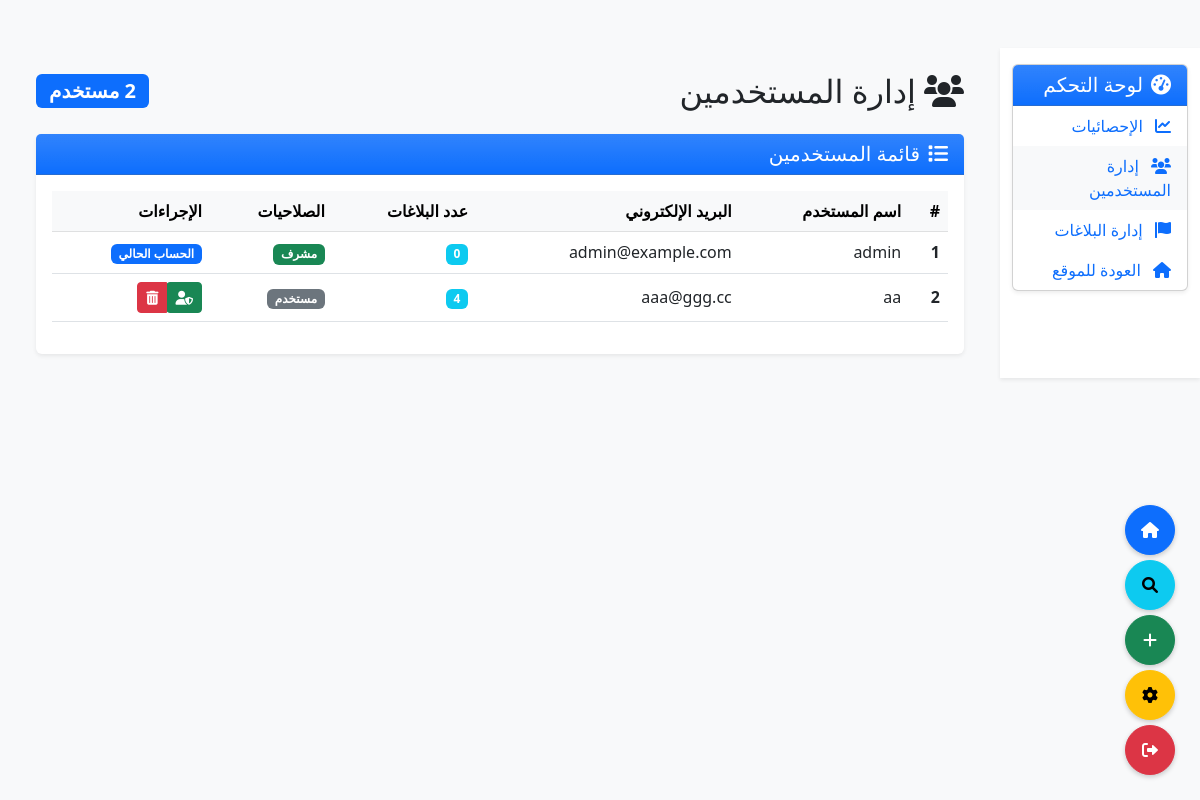
The app's page /admin/users (signed in) with its own data.
### app.py (models this page shows, shortened)
class User(UserMixin, db.Model):
    id = db.Column(db.Integer, primary_key=True)
    username = db.Column(db.String(80), unique=True, nullable=False)
    email = db.Column(db.String(120), unique=True, nullable=False)
    password_hash = db.Column(db.String(128))
    is_admin = db.Column(db.Boolean, default=False)
    reports = db.relationship('Report', backref='user', lazy=True)

### app.py (the view)
@app.route('/admin/users')
@login_required
def admin_users():
    if not current_user.is_admin:
        flash('غير مصرح لك بالوصول إلى لوحة التحكم', 'danger')
        return redirect(url_for('index'))
    users = User.query.all()
    return render_template('admin/users.html', users=users)

### app.py (called while the page is built)
@login_manager.user_loader
def load_user(id):
    return db.session.get(User, int(id))

### templates/admin/users.html (shortened to what this page needs)
{% extends "admin/base.html" %}
{% block admin_content %}
<div class="container-fluid py-4">
    <div class="d-flex justify-content-between align-items-center mb-4">
        <h2 class="mb-0"><i class="fas fa-users me-2"></i>إدارة المستخدمين</h2>
        <span class="badge bg-primary fs-5">{{ users|length }} مستخدم</span>
    </div>
    <div class="card border-0 shadow-sm">
        <div class="card-header bg-primary bg-gradient text-white">
            <h5 class="mb-0"><i class="fas fa-list me-2"></i>قائمة المستخدمين</h5>
        </div>
        <div class="card-body">
            <div class="table-responsive">
                <table class="table table-hover align-middle">
                    <thead class="table-light">
                        <tr>
                            <th scope="col">#</th>
                            <th scope="col">اسم المستخدم</th>
                            <th scope="col">البريد الإلكتروني</th>
                            <th scope="col">عدد البلاغات</th>
                            <th scope="col">الصلاحيات</th>
                            <th scope="col">الإجراءات</th>
                        </tr>
                    </thead>
                    <tbody>
                        {% for user in users %}
                        <tr>
                            <th scope="row">{{ user.id }}</th>
                            <td>{{ user.username }}</td>
                            <td>{{ user.email }}</td>
                            <td>
                                <span class="badge bg-info">{{ user.reports|length }}</span>
                            </td>
                            <td>
                                {% if user.is_admin %}
                                <span class="badge bg-success">مشرف</span>
                                {% else %}
                                <span class="badge bg-secondary">مستخدم</span>
                                {% endif %}
                            </td>
                            <td>
                                <div class="btn-group" role="group">
                                    {% if user.id != current_user.id %}
                                    <form action="{{ url_for('toggle_admin', id=user.id) }}" method="post" class="d-inline">
                                        <button type="submit" class="btn btn-sm {% if user.is_admin %}btn-warning{% else %}btn-success{% endif %}" title="{% if user.is_admin %}إلغاء صلاحيات المشرف{% else %}منح صلاحيات المشرف{% endif %}">
                                            <i class="fas {% if user.is_admin %}fa-user-minus{% else %}fa-user-shield{% endif %}"></i>
                                        </button>
                                    </form>
                                    <button type="button" class="btn btn-sm btn-danger" data-bs-toggle="modal" data-bs-target="#deleteUserModal{{ user.id }}" title="حذف المستخدم">
                                        <i class="fas fa-trash-alt"></i>
                                    </button>
                                    {% else %}
                                    <span class="badge bg-primary">الحساب الحالي</span>
                                    {% endif %}
                                </div>
                            </td>
                        </tr>
                        {% endfor %}
                    </tbody>
                </table>
            </div>
        </div>
    </div>
</div>
{% endblock %}

### templates/base.html (style rules this page uses)
body { background-color: #f8f9fa; }
.card { box-shadow: 0 0.125rem 0.25rem rgba(0,0,0,.075); }

### records on screen
User: id "1", username "admin", email "admin@example.com", reports|length "0", is_admin "مشرف", shows "الحساب الحالي"
User: id "2", username "aa", email "aaa@ggg.cc", reports|length "4", is_admin "مستخدم"
